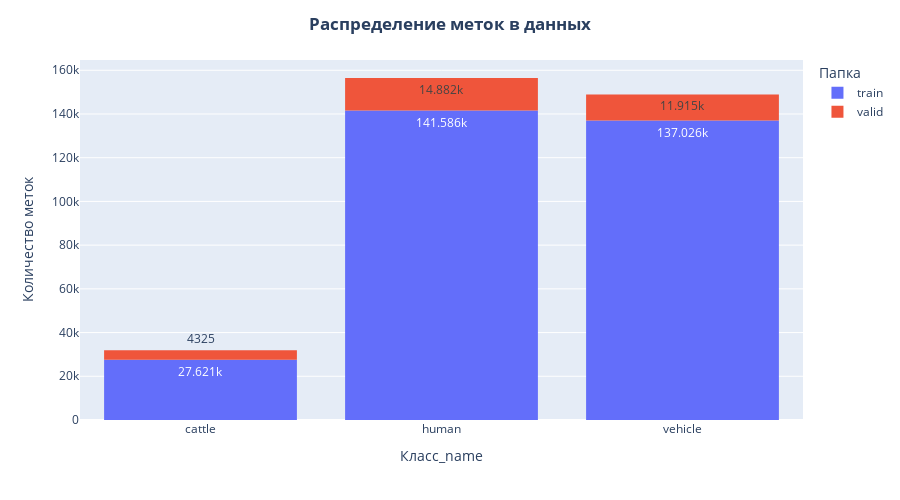

The cell this chart's notebook holds for it:
### Code cell
names = {0: 'cattle', 1: 'human', 2: 'vehicle'}
colors = {label: list(np.random.random(size=3) * 256) for i, label in enumerate(set([int(key) for key in names.keys()]))}
deers_labels_gr = deers_labels.groupby(['Папка', 'Класс'], as_index=False).size().sort_values('Класс', ascending=True)
deers_labels_gr['Класс_name'] = deers_labels_gr['Класс'].apply(lambda x: names[int(x)])

fig_class_1 = px.histogram(
    data_frame=deers_labels_gr,
    y='size',
    x='Класс_name',
    color='Папка',
    text_auto=True
    )

fig_class_1.update_layout(title_text='<b>Распределение меток в данных</b>', title_x=0.5, height=500, yaxis = {"title": 'Количество меток'})
fig_class_1.show()

### Figure 1 — Plotly figure (JSON) as saved in the notebook; plotly's stock layout.template omitted (floating-point values rounded to 4 significant figures)
{"data": [{"alignmentgroup": "True", "bingroup": "x", "histfunc": "sum", "hovertemplate": "Папка=train<br>Класс_name=%{x}<br>sum of size=%{y}<extra></extra>", "legendgroup": "train", "marker": {"color": "#636efa", "pattern": {"shape": ""}}, "name": "train", "offsetgroup": "train", "orientation": "v", "showlegend": true, "texttemplate": "%{value}", "type": "histogram", "x": ["cattle", "human", "vehicle"], "xaxis": "x", "y": [27621, 141586, 137026], "yaxis": "y"}, {"alignmentgroup": "True", "bingroup": "x", "histfunc": "sum", "hovertemplate": "Папка=valid<br>Класс_name=%{x}<br>sum of size=%{y}<extra></extra>", "legendgroup": "valid", "marker": {"color": "#EF553B", "pattern": {"shape": ""}}, "name": "valid", "offsetgroup": "valid", "orientation": "v", "showlegend": true, "texttemplate": "%{value}", "type": "histogram", "x": ["cattle", "human", "vehicle"], "xaxis": "x", "y": [4325, 14882, 11915], "yaxis": "y"}], "layout": {"barmode": "relative", "height": 500, "legend": {"title": {"text": "Папка"}, "tracegroupgap": 0}, "margin": {"t": 60}, "title": {"text": "<b>Распределение меток в данных</b>", "x": 0.5}, "xaxis": {"anchor": "y", "domain": [0, 1], "title": {"text": "Класс_name"}}, "yaxis": {"anchor": "x", "domain": [0, 1], "title": {"text": "Количество меток"}}}}
